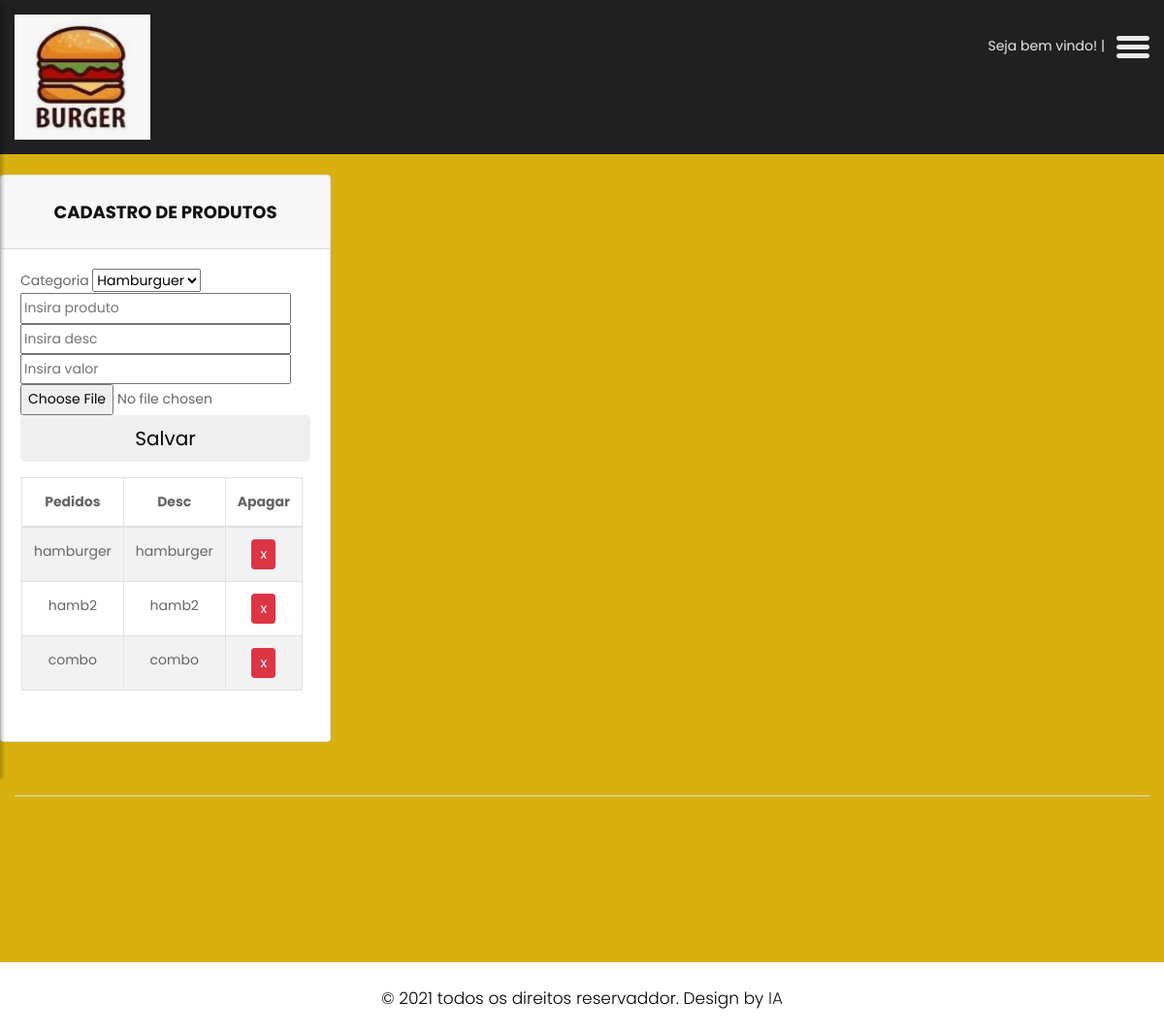
Page /cad_produto on the committed database.
### main.py (models this page shows)
class emp(db.Model):
    __tablename__ = "empresa"
    id = db.Column(db.Integer, primary_key=True)
    nome = db.Column(db.String(4096))
    tel = db.Column(db.String(4096))
    imagens = db.Column(db.String(4096))
    login = db.Column(db.String(4096))
    senha = db.Column(db.String(4096))

class prod(db.Model):
    __tablename__ = "produtos"
    ID = db.Column(db.Integer, primary_key=True)
    id_cat = db.Column(db.String(4096))
    Nome = db.Column(db.String(4096))
    desc = db.Column(db.String(4096))
    valor = db.Column(db.Float(100))
    imagens = db.Column(db.String(100))

### main.py (the view, shortened to what this page needs)
@app.route("/cad_produto", methods=["GET", "POST"])
def upload_image():
    dados2 = emp.query.all()
    catt = cat.query.all()
    dados = prod.query.all()
    '''
    tam=request.form.getlist("users")
    tam2 = ','.join(tam)
    print ("tam2: "+tam2)
    '''
    dados = prod.query.all()
    return render_template("cad_produto.html", a=dados, b=dados2, catt=catt)

### templates/cad_produto.html (shortened to what this page needs)
<!DOCTYPE html>
<html lang="en">
<head>
    <link rel="stylesheet" href="static/css/bootstrap.min.css">
    <link rel="stylesheet" href="static/css/owl.carousel.min.css">
    <link rel="stylesheet" href="static/css/style.css">
    <link rel="stylesheet" href="static/css/responsive.css">
    <link rel="stylesheet" href="https://cdnjs.cloudflare.com/ajax/libs/font-awesome/4.7.0/css/font-awesome.min.css">
</head>
<body class="main-layout">
    <div class="wrapper">
    <div id="content">
    <header>
        <div class="container-fluid">
            <div class="row">
                <div class="col-md-3">
                    <div class="full">
                        <a class="logo" href="gerenciar"><img src="{% for social in b %}
                          {{social.imagens}}
                      {% endfor %}" alt="#" /></a>
                    </div>
                </div>
                <div class="col-md-9">
                    <div class="full">
                        <div class="right_header_info">
                            <ul>
                                <li class="dinone">Seja bem vindo! {{emp}} | {{senha}}</li>
                                <li>
                                    <button type="button" id="sidebarCollapse">
                                        <img src="static/images/menu_icon.png" alt="#">
                                    </button>
                                </li>
                            </ul>
                        </div>
                    </div>
                </div>
            </div>
        </div>
    </header>
    <fooetr>
        <div class="footer">
            <div class="container-fluid ">
                <div class="row">
<div class="card">
  <h3 class="card-header text-center font-weight-bold text-uppercase py-4">Cadastro de Produtos</h3>
  <div class="card-body">
    <form action="/cad_produto" method="POST" enctype = "multipart/form-data" class="form-group">
      <span >Categoria</span>
             <select  name="id_cat">
              {% for o in catt %}
              <option value="{{o.categoria}}">{{ o.categoria }}
              {% endfor %}
            </select> <br>
      <input type = "text" name = "produto" placeholder="Insira produto"/><br>
      <input type = "text" name = "desc" placeholder="Insira desc"/><br>
      <input type = "text" name = "valor" placeholder="Insira valor" /><br>
      <input type = "file" name = "file" placeholder="Insira imagem"/><br>
        <input type="submit" class="btn btn btn-lg btn-block" value="Salvar">
    </form>
    <div id="table" class="table-editable">
      <span class="table-add float-right mb-3 mr-2">
        <table class="table table-bordered table-responsive-md table-striped text-center">
        <thead>
          <tr>
            <th class="text-center">Pedidos</th>
            <th class="text-center">Desc</th>
            <th class="text-center">Apagar</th>
          </tr>
        </thead>
        <tbody>
        {% for social in a %}
          <tr>
            <td>
            <span class="pt-3-half" contenteditable="true" id="editor{{social.ID}}">{{social.Nome}}</span>
            </td>
            <td>
              <span class="pt-3-half" contenteditable="true" id="editor{{social.ID}}">{{social.desc}}</span>
              </td>
            <td>
              <span class="table-remove">
              <form method="POST" action="apagarprod">
                  <input type="submit" class="btn btn-danger btn-rounded btn-sm my-0" value="x">
              </form>
              </span>
            </td>
          </tr>
        {% endfor %}
        </tbody>
      </table>
    </div>
  </div>
</div>
                </div>
                <div class="row">
                    <div class="col-md-12">
                        <div class="footer_logo">
                        </div>
                    </div>
                    <div class="col-md-12">
                    </div>
                    <div class="col-md-12">
                        <div class="new">
                            <h3></h3>
                        </div>
                    </div>
                </div>
            </div>
            <div class="copyright">
                <div class="container">
                    <p>© 2021 todos os direitos reservaddor. Design by <a href="https://html.design/">IA</a></p>
                </div>
            </div>
        </div>
    </fooetr>
    </div>
    </div>
</body>
</html>

### static/css/style.css (style rules this page uses)
body { color: #666666; font-size: 14px; font-family: 'poppins', sans-serif; line-height: 1.80857; font-weight: normal; }
a { color: #1f1f1f; text-decoration: none !important; outline: none !important; -webkit-transition: all .3s ease-in-out; -moz-transition: all .3s ease-in-out; -ms-transition: all .3s ease-in-out; -o-transition: all .3s ease-in-out; transition: all .3s ease-in-out; }
h1, h2, h3, h4, h5, h6 { letter-spacing: 0; font-weight: normal; position: relative; padding: 0 0 10px 0; font-weight: normal; line-height: normal; color: #111111; margin: 0 }
h3 { font-size: 18px }
*, *::after, *::before { -webkit-box-sizing: border-box; -moz-box-sizing: border-box; box-sizing: border-box; }
ul, li, ol { margin: 0px; padding: 0px; list-style: none; }
p { margin: 0px; font-weight: 300; font-size: 15px; line-height: 24px; }
a { color: #222222; text-decoration: none; outline: none !important; }
a, .btn { text-decoration: none !important; outline: none !important; -webkit-transition: all .3s ease-in-out; -moz-transition: all .3s ease-in-out; -ms-transition: all .3s ease-in-out; -o-transition: all .3s ease-in-out; transition: all .3s ease-in-out; }
img { max-width: 100%; height: auto; }
button { border: 0; margin: 0; padding: 0; cursor: pointer; }
.full { float: left; width: 100%; }
.full { width: 100%; float: left; margin: 0; padding: 0; }
header { min-height: 90px; background: #212020; padding: 15px 0; position: fixed; width: 100%; top: 0; left: 0; z-index: 998; }
header .container-fluid { max-width: 1850px; }
.right_header_info { width: 100%; float: left; padding: 20px 0 0; }
.right_header_info ul { list-style: none; padding: 0; margin: 0; float: right; }
.right_header_info ul li { display: inline; font-size: 16px; margin-left: 45px; color: #eaeaea; font-weight: 400; float: left; }
#sidebarCollapse { background: transparent; }
.footer { background: #d8b00f; padding-top:90px; margin-top: 90px; }
.footer_logo { margin-top: 40px; text-align: center; border-bottom: #ddd solid 1px; padding-bottom: 15px; margin-bottom: 15px; }
.new { text-align: center; margin-top: 40px; }
.new h3 { color: #fff; font-size:22px; font-weight: 500; display:inline-block; padding-right: 15px; }
.copyright { background: #fff; margin-top: 90px; }
.copyright p { color: #000; text-align: center; padding: 25px 0px; font-size: 17px; }
#sidebarCollapse { background: transparent; padding: 0; border: none; }

### static/css/responsive.css (style rules this page uses)
@media (min-width: 1200px) and (max-width: 1500px) { .right_header_info ul li { font-size: 14px; margin-left: 12px; } }

### rows in the picture
emp: imagens (picture)
prod: Nome "hamburger", desc "hamburger"
prod: Nome "hamb2", desc "hamb2"
prod: Nome "combo", desc "combo"

### other values in the picture
form field id_cat "Hamburguer"
